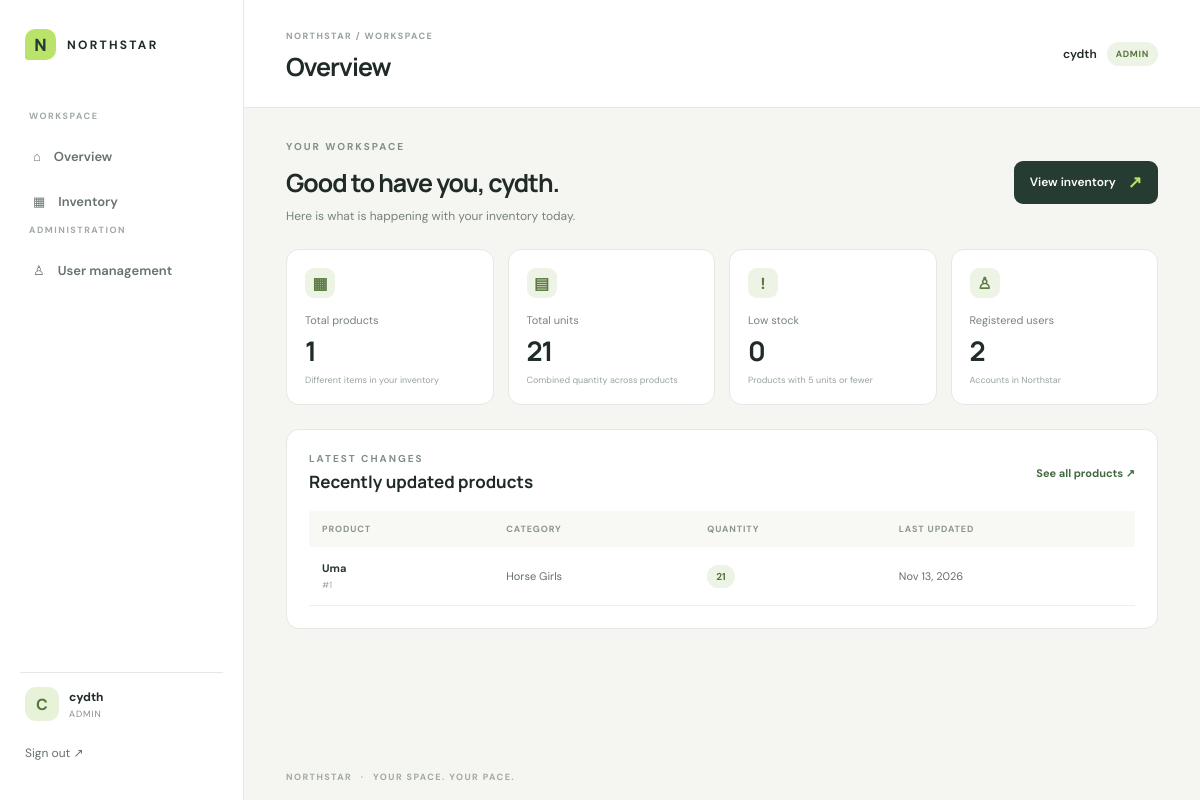
/dashboard.php (signed in), run on the app's committed database.
### tables this page shows
CREATE TABLE `products` (
  `id` int(10) UNSIGNED NOT NULL,
  `name` varchar(100) NOT NULL,
  `sku` varchar(50) DEFAULT NULL,
  `category` varchar(60) DEFAULT NULL,
  `quantity` int(10) UNSIGNED NOT NULL DEFAULT 0,
  `price` decimal(10,2) NOT NULL DEFAULT 0.00,
  `description` varchar(1000) DEFAULT NULL,
  `created_at` timestamp NULL DEFAULT current_timestamp(),
  `updated_at` timestamp NULL DEFAULT current_timestamp() ON UPDATE current_timestamp()
);

### dashboard.php (the view, shortened to what this page needs)
<?php
require_once 'config.php';
require_once 'functions.php';
$productCount = (int)$pdo->query('SELECT COUNT(*) FROM products')->fetchColumn();
$totalUnits   = (int)$pdo->query('SELECT COALESCE(SUM(quantity),0) FROM products')->fetchColumn();
$lowStock     = (int)$pdo->query('SELECT COUNT(*) FROM products WHERE quantity <= 5')->fetchColumn();
$userCount    = is_admin() ? (int)$pdo->query('SELECT COUNT(*) FROM users')->fetchColumn() : null;
$recent       = $pdo->query('SELECT id,name,category,quantity,updated_at FROM products ORDER BY updated_at DESC,id DESC LIMIT 5')->fetchAll();
echo '<section class="welcome-row"><div><p class="eyebrow">YOUR WORKSPACE</p><h2>Good to have you, ' . e($_SESSION['username']) . '.</h2><p>Here is what is happening with your inventory today.</p></div><a class="button" href="products.php">View inventory <span>↗</span></a></section>';
echo '<section class="stats-grid"><article class="stat-card"><span class="stat-icon">▦</span><p>Total products</p><strong>' . $productCount . '</strong><small>Different items in your inventory</small></article><article class="stat-card"><span class="stat-icon">▤</span><p>Total units</p><strong>' . $totalUnits . '</strong><small>Combined quantity across products</small></article><article class="stat-card"><span class="stat-icon">!</span><p>Low stock</p><strong>' . $lowStock . '</strong><small>Products with 5 units or fewer</small></article>';
if (is_admin()) {
    echo '<article class="stat-card"><span class="stat-icon">♙</span><p>Registered users</p><strong>' . $userCount . '</strong><small>Accounts in Northstar</small></article>';
}
echo '</section><section class="panel"><div class="panel-heading"><div><p class="eyebrow">LATEST CHANGES</p><h3>Recently updated products</h3></div><a class="text-link" href="products.php">See all products ↗</a></div>';
if (!$recent) {
    echo '<div class="empty-state compact"><p>No products yet. ' . (is_admin() ? 'Add your first product to get started.' : 'Ask an administrator to add products.') . '</p></div>';
}
else {
    echo '<div class="table-scroll"><table><thead><tr><th>Product</th><th>Category</th><th>Quantity</th><th>Last updated</th></tr></thead><tbody>';
    foreach ($recent as $p) {
        echo '<tr><td><strong>' . e($p['name']) . '</strong><small class="cell-sub">#' . (int)$p['id'] . '</small></td><td>' . e($p['category'] ?: 'Uncategorized') . '</td><td><span class="quantity-pill">' . (int)$p['quantity'] . '</span></td><td>' . e(date('M j, Y', strtotime($p['updated_at']))) . '</td></tr>';
    }
    echo '</tbody></table></div>';
}
echo '</section>';

### style.css (style rules this page uses)
:root { --ink: #202b27; --muted: #77817b; --paper: #f5f6f1; --line: #e5e9e2; --green: #b9e36a; --deep: #263b31; --white: #fff; }
* { box-sizing: border-box; }
body { margin: 0; min-height: 100vh; background: var(--paper); color: var(--ink); font-family: 'DM Sans', sans-serif; }
a { color: inherit; }
.eyebrow { margin: 0 0 12px; color: #819087; font-size: 10px; font-weight: 700; letter-spacing: .2em; }
.primary-button, .button { display: inline-flex; justify-content: space-between; align-items: center; gap: 12px; min-height: 43px; padding: 0 16px; border: 0; border-radius: 9px; background: var(--deep); color: white; text-decoration: none; font: 600 12px 'DM Sans'; cursor: pointer; transition: background .2s, transform .2s; }
.primary-button span, .button span { color: var(--green); font-size: 17px; }
.switch-link a, .text-link { color: #426b43; font-weight: 700; text-decoration: none; }
.app-page { min-height: 100vh; }
.welcome-row, .page-actions { display: flex; justify-content: space-between; align-items: center; gap: 20px; margin-bottom: 25px; }
.welcome-row h2 { margin: 0; font: 700 25px 'Manrope'; letter-spacing: -.04em; }
.welcome-row p:not(.eyebrow), .muted-copy { margin: 8px 0 0; color: var(--muted); font-size: 12px; }
.stats-grid { display: grid; grid-template-columns: repeat(4, minmax(0, 1fr)); gap: 14px; margin-bottom: 24px; }
.stat-card, .panel { background: #fff; border: 1px solid var(--line); border-radius: 13px; }
.stat-card { padding: 18px; }
.stat-icon { width: 30px; height: 30px; display: grid; place-items: center; border-radius: 9px; background: #edf3e5; color: #5c7b42; font-weight: 700; }
.stat-card p { margin: 15px 0 5px; color: #78847b; font-size: 11px; }
.stat-card strong { font: 700 27px 'Manrope'; letter-spacing: -.04em; }
.stat-card small { display: block; margin-top: 5px; color: #9aa49c; font-size: 9px; }
.panel { padding: 22px; }
.panel-heading { display: flex; justify-content: space-between; align-items: center; margin-bottom: 18px; }
.panel-heading .eyebrow { margin-bottom: 5px; }
.panel-heading h3 { margin: 0; font: 700 17px 'Manrope'; }
.text-link { font-size: 11px; }
.table-scroll { width: 100%; overflow-x: auto; }
table { width: 100%; border-collapse: collapse; text-align: left; white-space: nowrap; }
th { padding: 12px 13px; background: #f8f9f5; color: #8b968e; font-size: 9px; font-weight: 700; letter-spacing: .1em; text-transform: uppercase; }
td { padding: 14px 13px; border-bottom: 1px solid #eef0eb; color: #647168; font-size: 11px; }
td strong { color: #29372f; font-size: 11px; }
.cell-sub { display: block; margin-top: 4px; color: #a1aaa3; font-size: 9px; }
.quantity-pill { display: inline-block; padding: 5px 9px; border-radius: 20px; background: #edf3e5; color: #55763b; font-size: 10px; font-weight: 700; }

### data on the page
products: name "Uma", id "1", category "Horse Girls", quantity "21", updated_at "Nov 13, 2026"

### other printed values
substr($name, 0, 1) "C"
$name "cydth"
$role "ADMIN"
$title "Overview"
$_SESSION['username'] "cydth"
$productCount "1"
$totalUnits "21"
$lowStock "0"
$userCount "2"
